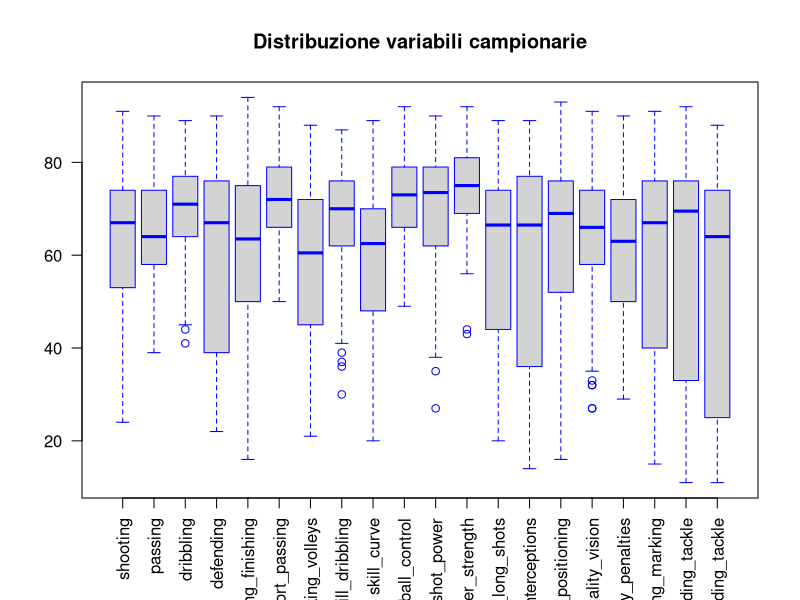
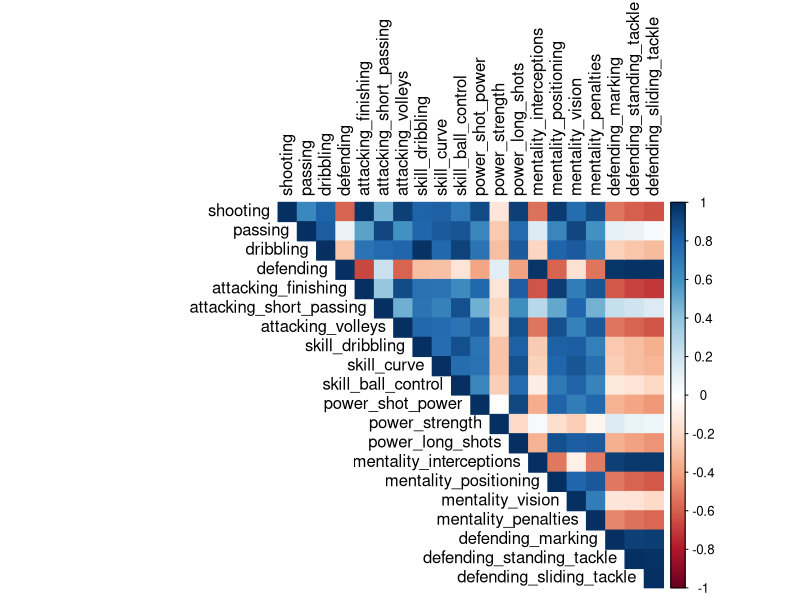
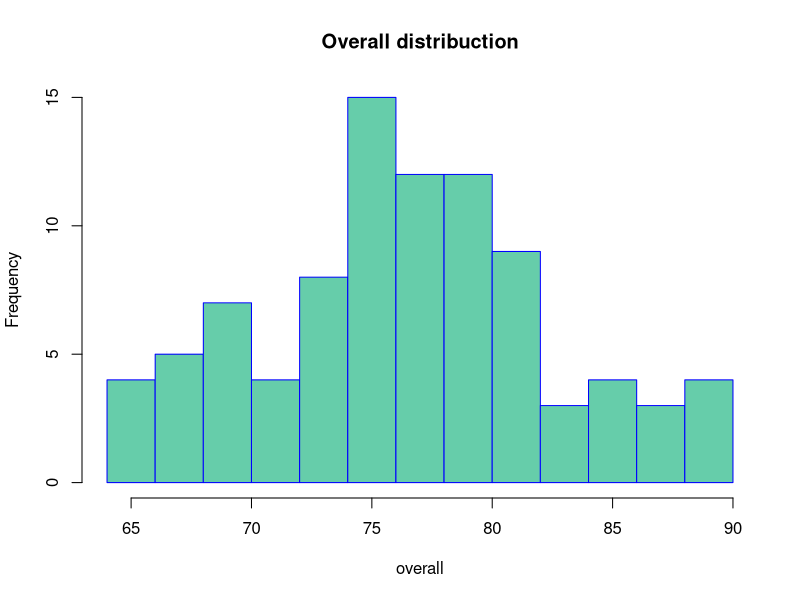
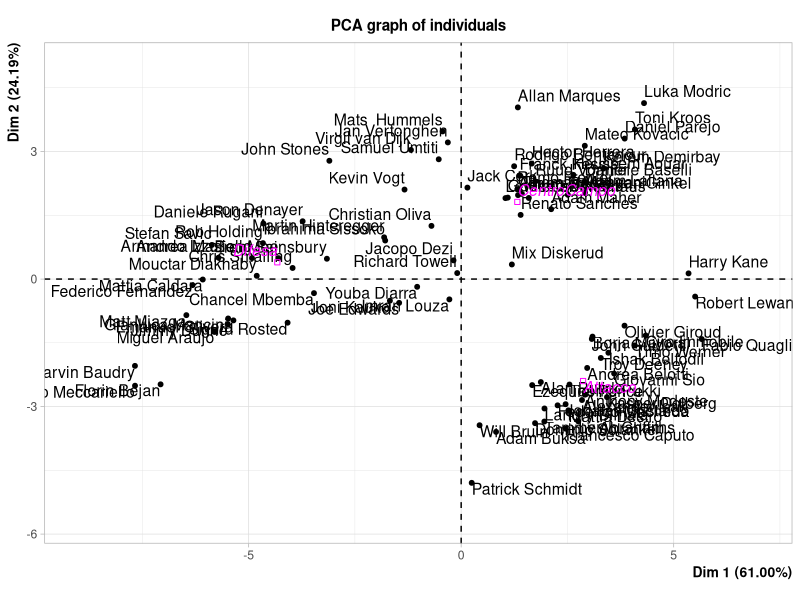
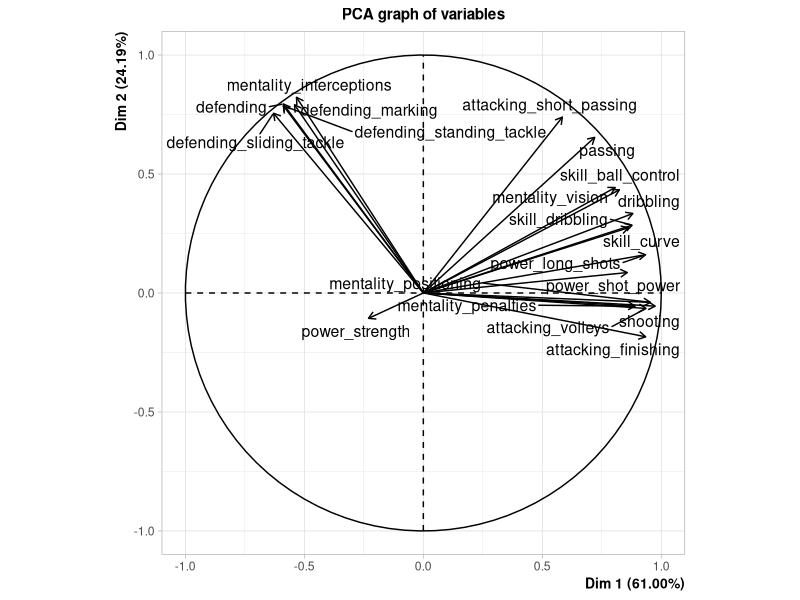
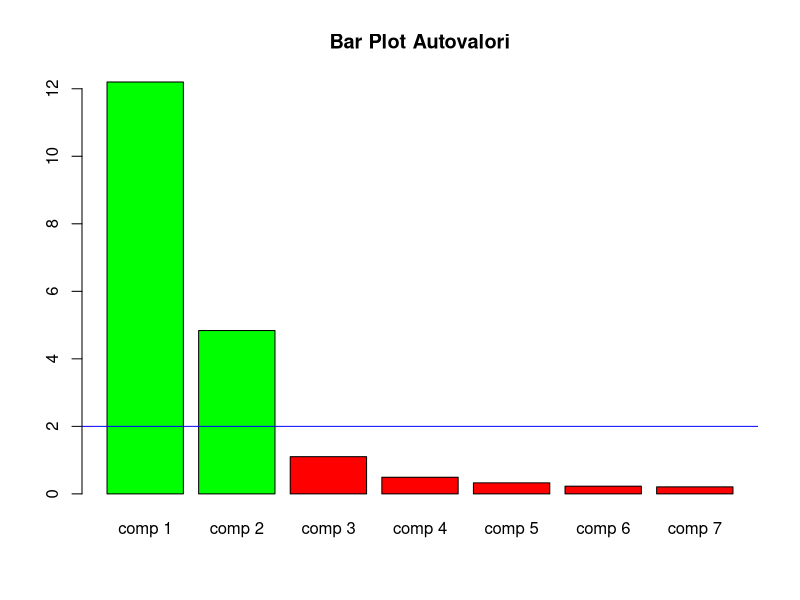
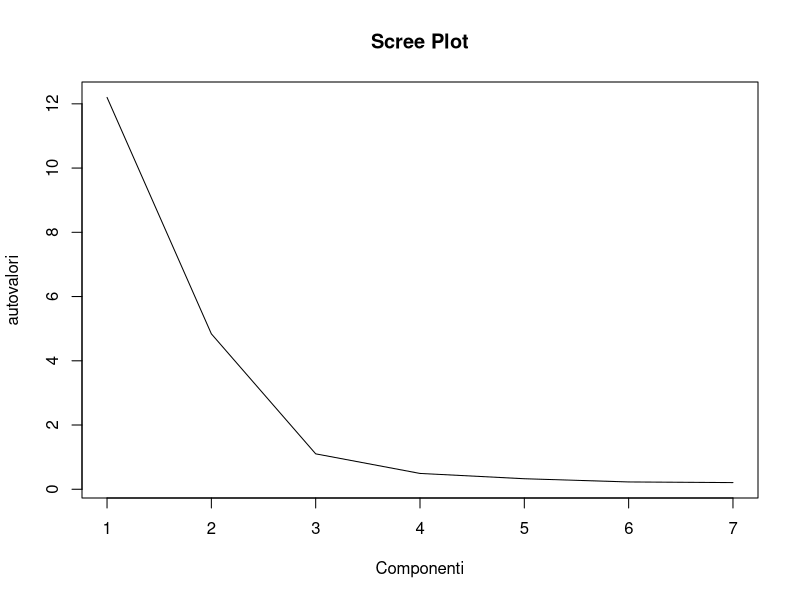
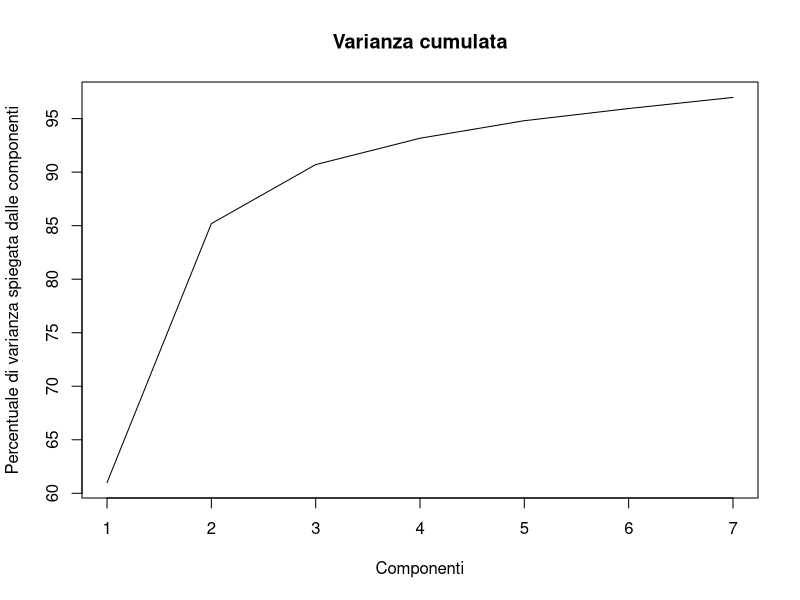

Reproduce these figures in R, in order.

#===================================================================================

# ANALISI PER COMPONENTI PRINCIPALI  

#===================================================================================

# -------------------------------------
# Installiamo e importiamo le librerie 
# -------------------------------------
#install.packages("FactoMineR")
#install.packages("corrplot")

library(FactoMineR)
library(MASS)
library(corrplot)

# -------------------------------------
# Impostiamo la directory
# -------------------------------------
setwd("/Users/giulio/Projects/DataMiningFifa")

# -------------------------------------
# Importiamo il data set
# -------------------------------------
df <- read.delim2("fifaDf.csv",header = TRUE, sep = ';', row.names = 'long_name')
View(df)
fifaDf <- df[,-21]
fifaDf <- fifaDf[, 1:21]
View(fifaDf)

# -------------------------------------
# Statistiche descrittive
# -------------------------------------
summary(df[,1:21])
boxplot(fifaDf[1:20], las = 2, main = "Distribuzione variabili campionarie", border = 'blue')

# -------------------------------------
# Matrice di correlazione
# -------------------------------------
corMatrix <- cor(fifaDf[, 1:20])
print(corMatrix)
corrplot(corMatrix, method = 'color',
         type = 'upper',bg = 'white', tl.col = 'black')


# -------------------------------------
# Matrice varianza covarianza
# -------------------------------------
covMatrx <- cov(fifaDf[, 1:20])
covMatrx

# -------------------------------------
# Calcoliamo la distrubuzione del nostro campione considerando la variabile Overall che identifica la bravura complessiva di un giocatore
# -------------------------------------
hist(df[,21], main = "Overall distribuction", col = "aquamarine3", xlab = "overall", border ='blue', breaks = 10)

# -------------------------------------
# PCA
# -------------------------------------
fifa.pca <- PCA(fifaDf, scale.unit =  TRUE , quali.sup = 21)

# -------------------------------------
# Stampiamo gli oggetti generati dalla funzione PCA
# -------------------------------------
print(fifa.pca)

# -------------------------------------
# SUMMARY della PCA
# --------------------------------------
summary(fifa.pca)


#-----------------------------------------
#Autovalori e Varianza 
#-----------------------------------------
autovalori <- fifa.pca$eig
autovalori <- autovalori[1:7, 1]
print(autovalori)
barplot(autovalori, main = "Bar Plot Autovalori",col = c(rep("green",2), rep("red", 5)))
abline(h=2, col="blue")
plot(autovalori, type = "lines", main = "Scree Plot", xlab = "Componenti")
plot(fifa.pca$eig[1:7, 3], type = "lines", main = "Varianza cumulata", xlab = "Componenti", ylab = "Percentuale di varianza spiegata dalle componenti")


#-----------------------------------------
#Medie e deviazioni standard
#-----------------------------------------
round(cbind(fifa.pca$call$centre, fifa.pca$call$ecart.type),2)

# -------------------------------------
# Correlazione delle variabili con le componenti principali
# -------------------------------------
CorrCP <- dimdesc(fifa.pca, proba = 1)
CorrCP$Dim.1                          
CorrCP$Dim.2
CorrCP$Dim.3

# Possiamo calcolarla anche in questo modo:
#-----------------------------------------
# Correlazione variabili/componenti                                   #
#-----------------------------------------                            #
fifa.pca$var$cor                                                      #
# NOTA BENE
#-----------------------------------------                            # Essendo che abbiamo standardizzato
# Coordinate delle variabili sulle componenti principali              # le variabili originarie avremo che 
#-----------------------------------------                            # le coordinate = correlazione
fifa.pca$var$coord                                                    #
#
#-----------------------------------------                            #
# Cos2 Qualità delle varibili, quanto i vettori delle variabili sono vicine al cerchio delle correlazioni
# ci indica quantociascuna componente spiega una variabile
#-----------------------------------------
fifa.pca$var$cos2

#-----------------------------------------
# Contributo delle variabili alle componenti principali
# ci indica quanto ogni variabile spiega la compennte
#-----------------------------------------
fifa.pca$var$contrib

#-----------------------------------------
# Caratterizzazione degli assi
#-----------------------------------------
dimdesc(fifa.pca)

#@@@@@@@@@@@@@@@@@@@@@@@@@@@@@@@@@@@@@@@@@@@@@@@@@@@@@@@@@@@@@@@@@@@@@@@@@@@@@@@@@@@@@@@@@@@@@@@@@@@@@@@@@@
# Quante PC dovremmo tenere? Questo è probabilmente il problema principale quando si esegue una PCA. 
#Poiché il criterio per una buona proiezione nella PCA è una elevata varianza per quella proiezione, 
#dovremmo tenere solo quelle componenti principali con varianze elevate. Il problema, pertento, 
#coinvolge i valori degli autovalori della matrice di varianza/covarianza (o correlazione) campionaria.
#Diversi criteri sono stati introdoti in letteratura, e qui di seguito ne vediamo i più popolari:

#varianza spiegata: si tiene un numero di componenti sufficiente a riprodurre una grande percentuale
#pre-specificata della variabilità complessiva delle variabili originarie. 
#Sono usualmente suggeriti valori compresi tra il 70% e il 90%.

#scree plot: questo è un grafico che rappresenta gli aoutovalori ordinati in senso decescente (asse y) 
#verso il loro numero d’ordine (assex). Se i più grandi autovalori campionari dominano in dimensione, 
#ed i rimanenti autovalori campionari sono molto piccoli, allora lo scree plot mostrerà un “gomito” nel 
#grafico in corrispondenza alla divisione tra “grandi” e “piccoli” valori degli autovalori campionari. 
#La posizione in cui si presenta il gomito, può essere usata come numero di PC da tenere.

#Regola di Kaiser: tenere solo le PC i cui autovalori superano il valore 1. Questa linea guida si 
#basa sull’idea che, poichè la variabilità totale di tutte le p variabili standardizzate è uguale 
#a p, ne segue che una PCA dovrebbe spiegare almeno una variazione pari al valore medio di una singola
#variabile standardizzata. Questa regola è popolare ma controversa; c’è evidenza che il valore limite 
#di 1 è generalmente troppo alto. Una regola modificata dice di tenere tutte le PC i cui autovalori 
#della correlazione campionaria superano 0.7. Ovviamente, per dati non standardizzati, questa regola
#non ha senso applicarla.
#@@@@@@@@@@@@@@@@@@@@@@@@@@@@@@@@@@@@@@@@@@@@@@@@@@@@@@@@@@@@@@@@@@@@@@@@@@@@@@@@@@@@@@@@@@@@@@@@@@@@@@@@@@

#===================================================================================

# CLUSTER ANALYSIS

#===================================================================================

DistEuclidean <- dist(fifaDf[, 1:20], method = 'euclidean', diag = TRUE)
DistManhattan <- dist(fifaDf[, 1:20], method = 'manhattan', diag = TRUE)

clust1 <- hclust(DistEuclidean,method = 'complete')
clust2 <- hclust(DistManhattan,method = 'complete')

clust3 <- hclust(DistEuclidean,method = 'single')
clust4 <- hclust(DistManhattan,method = 'single')

clust5 <- hclust(DistEuclidean,method = 'average')
clust6 <- hclust(DistManhattan,method = 'average')

clustK <- kmeans(fifaDf[, 1:20], 3, algorithm = 'MacQueen')

plot(clust1, main = 'Legame completo(Distanza Eucliedea)', xlab = 'Giocatori')
h.c1 <- clust1$height
h.c12 <- c(0, h.c1[-length(h.c1)])
cut1 <- which.max(round(h.c1 - h.c12, 3))
abline(h = clust1$height[cut1], col = 'red')

plot(clust2, main = 'Legame completo(Distanza Manhattan)', xlab = 'Giocatori')
h.c2 <- clust1$height
h.c22 <- c(0, h.c2[-length(h.c2)])
cut2 <- which.max(round(h.c1 - h.c22, 3))
abline(h = clust2$height[cut2], col = 'red')

plot(clust3, main = 'Legame singolo(Distanza Eucliedea)', xlab = 'Giocatori')
h.c3 <- clust3$height
h.c32 <- c(0, h.c3[-length(h.c3)])
cut3 <- which.max(round(h.c3 - h.c32, 3))
abline(h = clust3$height[cut3], col = 'red')

plot(clust4, main = 'Legame singolo(Distanza Manhattan)', xlab = 'Giocatori')
h.c4 <- clust1$height
h.c42 <- c(0, h.c4[-length(h.c4)])
cut4 <- which.max(round(h.c4 - h.c42, 3))
abline(h = clust4$height[cut4], col = 'red')

plot(clust5, main = 'Legame medio(Distanza Eucliedea)', xlab = 'Giocatori')
h.c5 <- clust1$height
h.c52 <- c(0, h.c5[-length(h.c5)])
cut5 <- which.max(round(h.c5 - h.c52, 3))
abline(h = clust5$height[cut5], col = 'red')

plot(clust6, main = 'Legame medio(Distanza Manhattan)', xlab = 'Giocatori')
h.c6 <- clust1$height
h.c62 <- c(0, h.c6[-length(h.c6)])
cut6 <- which.max(round(h.c6 - h.c62, 3))
abline(h = clust6$height[cut6], col = 'red')
